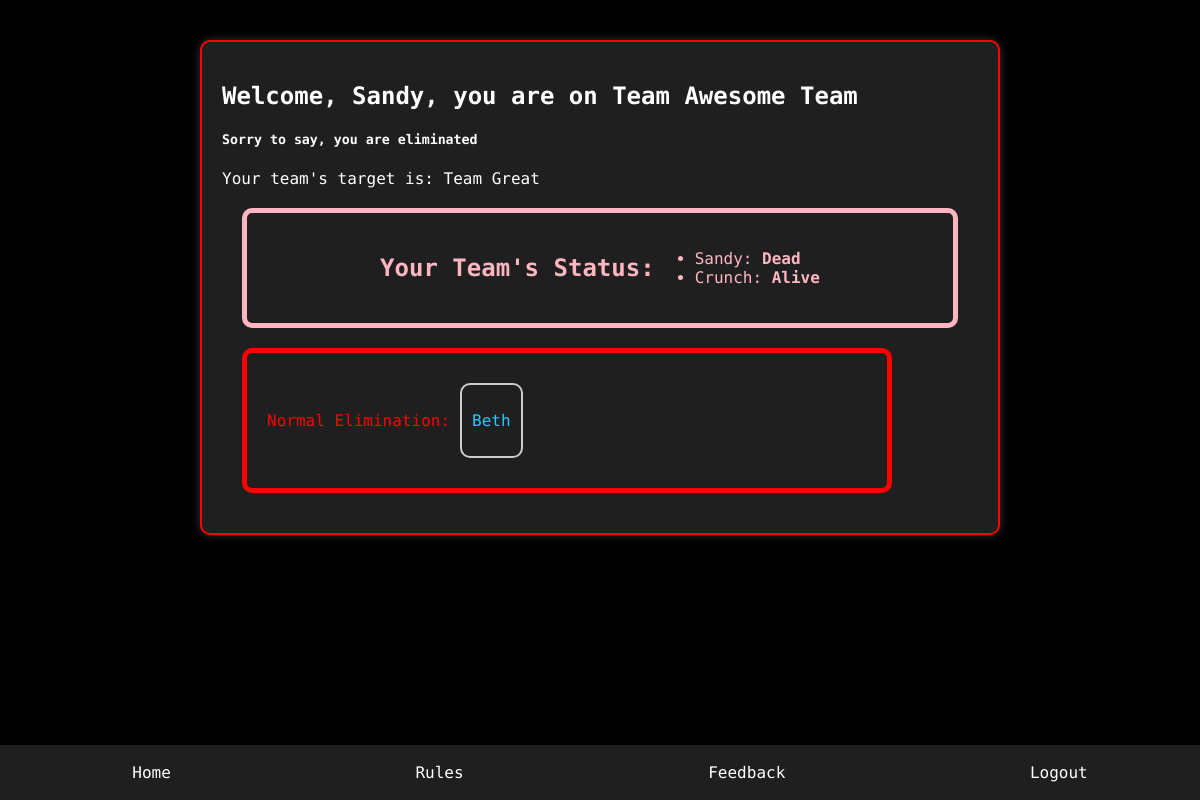
Page /groupassignment/ (signed in) on the committed database.
### users/models.py (models this page shows, shortened)
class CustomUser(AbstractUser):
    @property
    def name(self):
        return f"{self.first_name} {self.last_name}"

class AgentGroup(models.Model):
    group_name = models.CharField(max_length = 255, blank=True, null=True)
    players = models.ManyToManyField(Player)
    is_out = models.BooleanField(default=False)
    target_group_name = models.CharField(max_length=255, blank=True, null=True)
    target_group_pk = models.IntegerField(null=True, blank=True)
    kills = models.IntegerField(default=0)
    is_playing = models.BooleanField(default=True)
    is_winner = models.BooleanField(default=False)

class Player(models.Model):
    user = models.OneToOneField(CustomUser, on_delete=models.CASCADE)
    is_dead = models.BooleanField(default=False)
    target_name = models.CharField(max_length=255, blank=True, null=True)
    target_pk = models.IntegerField(null=True, blank=True)
    agent_name = models.CharField(max_length=255, blank=True, null=True)
    kills = models.IntegerField(default=0)
    is_playing = models.BooleanField(default=True)
    is_winner = models.BooleanField(default=False)
    in_waiting = models.BooleanField(default=False)
    have_eliminated_today = models.BooleanField(default=False)

### users/views.py (the view)
# urls.py: path("groupassignment/", views.group_assignment, name='group_assignment'),
def group_assignment(request):
    current = Player.objects.get(pk=request.user.player.pk)
    try:
        current_group = AgentGroup.objects.filter(players=current)[0]
    except:
        return redirect(reverse('users:home'))
    state = -1
    if AgentGroup.objects.filter(players=current)[0].is_out == False:
            current_group = AgentGroup.objects.filter(players=current)[0]
    else:
        state = 1
    try:
        target_group = AgentGroup.objects.get(pk=current_group.target_group_pk)
    except AgentGroup.DoesNotExist:
            return redirect("/?param=noassignment")
    if target_group.is_out:
        GameManager.new_group_target(current_group, target_group)
    if state != 2:
        if current.is_dead:
            state = 2
        elif GameManager.win_condition() != 0:
            if current_group.is_winner:
                state = 3
        elif current.in_waiting:
            return redirect(f'/?param=waiting')
        else:
            state = 0
    player_was_killed = Checker.objects.filter(confirmations__lt=2, action_performed=False, target=current).first()
    player_killed_sd = Checker.objects.filter(confirmations__lt=2, action_performed=False, killer=current).first()
    target_group = AgentGroup.objects.get(pk=current_group.target_group_pk)
    context = {'state': state, 'team': current_group, 't_group': target_group, 'pwk': player_was_killed, 'pksd': player_killed_sd, 'ggame': GameManager.is_placing_groups()}
    try:
        return render(request, "users/group_assignment.html", context)
    except IndexError:
        return redirect(reverse('users:home'))
    except Exception as e:
        return render(request, "error_template.html", {"error_message": str(e)})

### users/game.py (called while the page is built, shortened)
    @staticmethod
    def is_placing_groups():
        if Game.objects.all() == None or len(Game.objects.all()) == 0:
            return False
        return Game.objects.all()[0].placing_groups == True

    @staticmethod
    def win_condition():
        living_groups = AgentGroup.objects.filter(is_playing=True, is_out = False)
        if living_groups.count() == 1:
            winner = living_groups.get()
            winner.is_winner = True
            winner.save()
            return 1
        living_players = Player.objects.filter(is_dead=False, is_playing=True)
        if living_players.count() == 1:
            winner = living_players.get()
            winner.is_winner = True
            winner.save()
            return 2
        return 0

    @staticmethod
    def new_group_target(group, group_killed):
        if GameManager.win_condition() != 0:
            return
        target_list = GameManager._load_targets()
        if target_list:
            pk_to_remove = group_killed.pk
            try:
                index_to_delete = target_list.index(pk_to_remove)
            except:
                return

    @staticmethod
    def _load_targets():
        try:
            with open(GameManager.TARGETS_JSON_PATH, 'r') as file:
                return json.load(file)
        except (FileNotFoundError, json.JSONDecodeError):
            return None

### users/templates/users/group_assignment.html (shortened to what this page needs)
{% load static %}
<!DOCTYPE html>
<html lang="en">
    <head>
    <link rel="stylesheet" href="{% static 'users/assassin.css' %}" />
    <link rel="stylesheet" href="{% static 'users/assassin.css' %}" />
    <link rel="stylesheet" href="{% static 'users/assassin.css' %}" />
</head>
<body>
    <div class="container">
        {% if user.is_authenticated %}
            <div class="content">
                {% if state == 0 %}
                    <h2 class="heading">Welcome, {{user.first_name}}, you are on {{ team.group_name }}</h2>
                    <h5>Eliminate your target team as quickly as possible. We are counting on you</h3>
                    <p>Your target is: Team {{ team.target_group_name }}</p>
                     {% if pwk is not None %}
                     <div id="selfDefenseActions">
                         <button class="decision" data-param="died" style="background-color: red;">I Was Eliminated by {{ pwk.killer.user.first_name }}</button>
                     </div>
                 {% endif %}
                 {% if pksd is not None %}
                     <div id="selfDefenseActions">
                         <button class="decision" data-param="selfDefenseKilled" style="background-color: blueviolet;">I Eliminated {{ pksd.target.user.first_name }} in Self-Defense</button>
                     </div>
                 {% endif %}
                <div id="selfDefenseActions">
                    <p>Your Team:</p>
                    <ul>
                    {% for player in team.players.all %}
                    {% if player.is_dead %}
                        <li>{{ player.user.first_name }}: <strong>Dead</strong></li>
                    {% else %}
                        <li>{{ player.user.first_name }}: <strong>Alive</strong></li>
                    {% endif %}
                    {% endfor %}
                    </ul>
                </div>
                <div id="normalActions">
                    <p>Normal Elimination:</p>
                    <br>
                    {% for player in t_group.players.all %}
                    {% if player.is_dead %}
                    <div class="player-action">
                        <p><strike>{{ player.user.first_name }}</strike></p>
                        <br><br><br>
                    </div>
                    {% else %}
                    <div class="player-action">
                        <p>{{ player.user.first_name }}</p>
                        <button class="decision" who="{{ player.pk }}" data-param="killed" style="background-color: green;">I Eliminated Them</button>
                        <button class="decision" who="{{ player.pk }}" data-param="selfDefenseDied" style="background-color: coral;">They Eliminated Me in Self-Defense</button>
                    <br>
                    <br>
                    <br>
                    </div>
                    {% endif %}
                    {% endfor %}
                </div>
                <div id="discoveredActions">
                    <p>Someone Witnessed You:</p>
                    <button class="decision" data-param="discovered" style="background-color: blue;">I Was Discovered</button>
                </div>
                <h2 id="notification"></h2>
                {% elif state == 1 %}
                    <p>Your group died, wait till next round!</p>
                {% elif state == 2 %}
                <h2>Welcome, {{user.first_name}}, you are on Team {{ team.group_name }}</h2>
                    <h5>Sorry to say, you are eliminated</h3>
                    <p>Your team's target is: Team {{ team.target_group_name }}</p>
                    <div id="selfDefenseActions">
                <h2>Your Team's Status: </h2>
                <ul>
                {% for player in team.players.all %}
                    {% if player.is_dead %}
                        <li>{{ player.user.first_name }}: <strong>Dead</strong></li>
                    {% else %}
                        <li>{{ player.user.first_name }}: <strong>Alive</strong></li>
                    {% endif %}
                    {% endfor %}
                </ul>
                    </div>
                    <div id="normalActions">
                        <p>Normal Elimination:</p>
                        <br>
                        {% for player in t_group.players.all %}
                        {% if player.is_dead %}
                        <div class="player-action">
                            <p><strike>{{ player.user.first_name }}</strike></p>
                            <br><br><br>
                        </div>
                        {% else %}
                        <div class="player-action">
                            <p>{{ player.user.first_name }}</p>
                        </div>
                        {% endif %}
                        {% endfor %}
                    </div>
                {% elif state == 3 %}
                    <p>Your group won!!!!</p>
                {% endif %}
            </div>
        {% else %}
            <p>Sorry, you are not authenticated to see this page</p>
        {% endif %}
    </div>
    <div class="navbar">
        <a href="{% url 'users:home' %}">Home</a>
        <a href="{% url 'users:rules' %}">Rules</a>
        <a href="{% url 'users:complaints' %}">Feedback</a>
        <a href="{% url 'users:logout' %}">Logout</a>
    </div>
    </body>
</html>

### users/static/users/assassin.css (style rules this page uses)
body { background-color: black; color: white; font-family: 'Fira Code', monospace; margin: 0; }
.container { max-width: 800px; margin: 0 auto; padding: 20px; }
body { background-color: black; color: white; font-family: 'Segoe UI', Tahoma, Geneva, Verdana, sans-serif; margin: 0; }
.content { border: 2px solid red; padding: 20px; border-radius: 10px; margin-top: 20px; background-color: #1f1f1f; box-shadow: 0 0 10px rgba(255, 255, 255, 0.2); }
a { color: red; text-decoration: none; transition: color 0.3s ease; }
.navbar { position: fixed; bottom: 0; width: 100%; background-color: #1f1f1f; padding: 10px; display: flex; justify-content: space-around; }
.navbar a { color: white; text-decoration: none; padding: 8px 12px; border-radius: 5px; transition: background-color 0.3s, color 0.3s; }

### users/templates/users/group_assignment.html (style rules this page uses)
#normalActions { display: flex; flex-direction: row; align-items: center; color: red; padding: 20px; margin: 20px; border-radius: 10px; border: 5px solid red; max-width: 600px; }
#selfDefenseActions { display: flex; flex-direction: row; align-items: center; justify-content: center; color: lightpink; padding: 20px; margin: 20px; border-radius: 10px; border: 5px solid lightpink; }
.player-action { display: flex; flex-direction: row; align-items: center; justify-content: space-between; padding: 20px; margin: 20px; border-radius: 10px; border: 5px solid #ccc; }
#normalActions .player-action { display: flex; flex-direction: row; align-items: center; justify-content: space-between; padding: 10px; margin: 10px; border-radius: 10px; border: 2px solid #ccc; flex-wrap: wrap; color: #23C9FF; }
#normalActions { display: flex; flex-direction: row; align-items: center; color: red; padding: 20px; margin: 20px; border-radius: 10px; border: 5px solid red; max-width: 600px; flex-wrap: wrap; }
body { background-color: black; color: white; font-family: 'Fira Code', monospace; margin: 0; }

### rows in the picture
CustomUser: first_name "Sandy"
AgentGroup: group_name "Awesome Team", target_group_name "Great"
Player: user.first_name "Sandy"
Player: user.first_name "Crunch"
Player: user.first_name "Beth"
